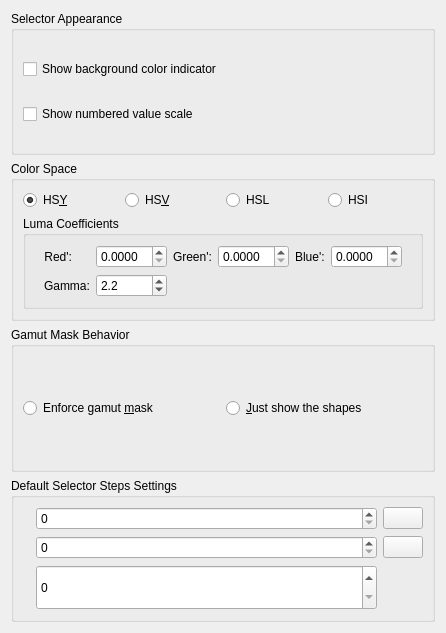
<?xml version="1.0" encoding="utf-8"?>
<ui version="4.0">
 <author>
    SPDX-FileCopyrightText: none
    SPDX-License-Identifier: GPL-3.0-or-later
  </author>
 <class>wdgARCSSettings</class>
 <widget class="QWidget" name="wdgARCSSettings">
  <property name="geometry">
   <rect>
    <x>0</x>
    <y>0</y>
    <width>446</width>
    <height>633</height>
   </rect>
  </property>
  <layout class="QVBoxLayout" name="verticalLayout">
   <item>
    <widget class="QGroupBox" name="groupBox_3">
     <property name="title">
      <string>Selector Appearance</string>
     </property>
     <layout class="QVBoxLayout" name="verticalLayout_2">
      <item>
       <widget class="QCheckBox" name="showBgColor">
        <property name="text">
         <string>Show background color indicator</string>
        </property>
       </widget>
      </item>
      <item>
       <widget class="QCheckBox" name="showValueScaleNumbers">
        <property name="text">
         <string>Show numbered value scale</string>
        </property>
       </widget>
      </item>
     </layout>
    </widget>
   </item>
   <item>
    <widget class="QGroupBox" name="groupBox_4">
     <property name="title">
      <string>Color Space</string>
     </property>
     <layout class="QVBoxLayout" name="verticalLayout_3">
      <item>
       <layout class="QHBoxLayout" name="horizontalLayout_3">
        <item>
         <widget class="QRadioButton" name="bnHsy">
          <property name="text">
           <string>HS&amp;Y</string>
          </property>
          <property name="checkable">
           <bool>true</bool>
          </property>
          <property name="checked">
           <bool>true</bool>
          </property>
         </widget>
        </item>
        <item>
         <widget class="QRadioButton" name="bnHsv">
          <property name="text">
           <string>HS&amp;V</string>
          </property>
          <property name="checkable">
           <bool>true</bool>
          </property>
         </widget>
        </item>
        <item>
         <widget class="QRadioButton" name="bnHsl">
          <property name="text">
           <string>HSL</string>
          </property>
          <property name="checkable">
           <bool>true</bool>
          </property>
         </widget>
        </item>
        <item>
         <widget class="QRadioButton" name="bnHsi">
          <property name="text">
           <string>HSI</string>
          </property>
          <property name="checkable">
           <bool>true</bool>
          </property>
         </widget>
        </item>
       </layout>
      </item>
      <item>
       <widget class="QGroupBox" name="lumaCoefficientBox">
        <property name="sizePolicy">
         <sizepolicy hsizetype="Preferred" vsizetype="Fixed">
          <horstretch>0</horstretch>
          <verstretch>0</verstretch>
         </sizepolicy>
        </property>
        <property name="title">
         <string>Luma Coefficients</string>
        </property>
        <layout class="QHBoxLayout" name="horizontalLayout_15">
         <item>
          <layout class="QGridLayout" name="gridLayout_5">
           <property name="leftMargin">
            <number>0</number>
           </property>
           <property name="rightMargin">
            <number>0</number>
           </property>
           <property name="verticalSpacing">
            <number>6</number>
           </property>
           <item column="3" row="0">
            <widget class="KisDoubleParseSpinBox" name="spLumaG">
             <property name="sizePolicy">
              <sizepolicy hsizetype="Fixed" vsizetype="Minimum">
               <horstretch>0</horstretch>
               <verstretch>0</verstretch>
              </sizepolicy>
             </property>
             <property name="minimumSize">
              <size>
               <width>50</width>
               <height>0</height>
              </size>
             </property>
             <property name="decimals">
              <number>4</number>
             </property>
            </widget>
           </item>
           <item column="2" row="0">
            <widget class="QLabel" name="greenlabel">
             <property name="sizePolicy">
              <sizepolicy hsizetype="Fixed" vsizetype="Preferred">
               <horstretch>0</horstretch>
               <verstretch>0</verstretch>
              </sizepolicy>
             </property>
             <property name="text">
              <string>Green':</string>
             </property>
            </widget>
           </item>
           <item column="4" row="0">
            <widget class="QLabel" name="bluelabel">
             <property name="sizePolicy">
              <sizepolicy hsizetype="Fixed" vsizetype="Preferred">
               <horstretch>0</horstretch>
               <verstretch>0</verstretch>
              </sizepolicy>
             </property>
             <property name="text">
              <string>Blue':</string>
             </property>
            </widget>
           </item>
           <item column="1" row="0">
            <widget class="KisDoubleParseSpinBox" name="spLumaR">
             <property name="sizePolicy">
              <sizepolicy hsizetype="Fixed" vsizetype="Minimum">
               <horstretch>0</horstretch>
               <verstretch>0</verstretch>
              </sizepolicy>
             </property>
             <property name="minimumSize">
              <size>
               <width>50</width>
               <height>0</height>
              </size>
             </property>
             <property name="decimals">
              <number>4</number>
             </property>
            </widget>
           </item>
           <item column="5" row="0">
            <widget class="KisDoubleParseSpinBox" name="spLumaB">
             <property name="sizePolicy">
              <sizepolicy hsizetype="Fixed" vsizetype="Minimum">
               <horstretch>0</horstretch>
               <verstretch>0</verstretch>
              </sizepolicy>
             </property>
             <property name="minimumSize">
              <size>
               <width>50</width>
               <height>0</height>
              </size>
             </property>
             <property name="decimals">
              <number>4</number>
             </property>
            </widget>
           </item>
           <item column="1" row="1">
            <widget class="KisDoubleParseSpinBox" name="spLumaGamma">
             <property name="toolTip">
              <string>&lt;html&gt;&lt;head/&gt;&lt;body&gt;&lt;p&gt;This sets the gamma value that the linearised HSY Luminosity is crunched with. 1 makes the selector fully linear, 2.2 is a practical default value.&lt;/p&gt;&lt;/body&gt;&lt;/html&gt;</string>
             </property>
             <property name="decimals">
              <number>1</number>
             </property>
             <property name="minimum">
              <double>-3.000000000000000</double>
             </property>
             <property name="maximum">
              <double>3.000000000000000</double>
             </property>
             <property name="singleStep">
              <double>0.100000000000000</double>
             </property>
             <property name="value">
              <double>2.200000000000000</double>
             </property>
            </widget>
           </item>
           <item column="0" row="1">
            <widget class="QLabel" name="gamma_label">
             <property name="text">
              <string>Gamma:</string>
             </property>
            </widget>
           </item>
           <item column="0" row="0">
            <widget class="QLabel" name="redlabel">
             <property name="sizePolicy">
              <sizepolicy hsizetype="Fixed" vsizetype="Preferred">
               <horstretch>0</horstretch>
               <verstretch>0</verstretch>
              </sizepolicy>
             </property>
             <property name="text">
              <string>Red':</string>
             </property>
             <property name="alignment">
              <set>Qt::AlignRight|Qt::AlignTrailing|Qt::AlignVCenter</set>
             </property>
            </widget>
           </item>
          </layout>
         </item>
        </layout>
       </widget>
      </item>
     </layout>
    </widget>
   </item>
   <item>
    <widget class="QGroupBox" name="groupBox_2">
     <property name="title">
      <string>Gamut Mask Behavior</string>
     </property>
     <layout class="QVBoxLayout" name="verticalLayout_4">
      <item>
       <layout class="QHBoxLayout" name="horizontalLayout">
        <item>
         <widget class="QRadioButton" name="enforceGamutMask">
          <property name="text">
           <string>Enforce gamut &amp;mask</string>
          </property>
         </widget>
        </item>
        <item>
         <widget class="QRadioButton" name="permissiveGamutMask">
          <property name="text">
           <string>&amp;Just show the shapes</string>
          </property>
         </widget>
        </item>
       </layout>
      </item>
     </layout>
    </widget>
   </item>
   <item>
    <widget class="QGroupBox" name="groupBox">
     <property name="title">
      <string>Default Selector Steps Settings</string>
     </property>
     <layout class="QGridLayout" name="gridLayout">
      <item column="1" row="1">
       <widget class="KisSliderSpinBox" name="defaultHueSteps" native="true">
        <property name="sizePolicy">
         <sizepolicy hsizetype="Expanding" vsizetype="Preferred">
          <horstretch>0</horstretch>
          <verstretch>0</verstretch>
         </sizepolicy>
        </property>
       </widget>
      </item>
      <item column="0" row="1">
       <widget class="QLabel" name="labelDefHueSteps">
        <property name="sizePolicy">
         <sizepolicy hsizetype="Minimum" vsizetype="Preferred">
          <horstretch>0</horstretch>
          <verstretch>0</verstretch>
         </sizepolicy>
        </property>
        <property name="toolTip">
         <string>Hue Steps</string>
        </property>
        <property name="text">
         <string/>
        </property>
       </widget>
      </item>
      <item column="0" row="2">
       <widget class="QLabel" name="labelDefSaturationSteps">
        <property name="sizePolicy">
         <sizepolicy hsizetype="Minimum" vsizetype="Preferred">
          <horstretch>0</horstretch>
          <verstretch>0</verstretch>
         </sizepolicy>
        </property>
        <property name="toolTip">
         <string>Saturation Rings</string>
        </property>
        <property name="text">
         <string/>
        </property>
       </widget>
      </item>
      <item column="2" row="1">
       <widget class="QPushButton" name="bnDefInfHueSteps">
        <property name="text">
         <string/>
        </property>
        <property name="checkable">
         <bool>true</bool>
        </property>
       </widget>
      </item>
      <item column="1" row="2">
       <widget class="KisSliderSpinBox" name="defaultSaturationSteps" native="true">
        <property name="sizePolicy">
         <sizepolicy hsizetype="Expanding" vsizetype="Preferred">
          <horstretch>0</horstretch>
          <verstretch>0</verstretch>
         </sizepolicy>
        </property>
       </widget>
      </item>
      <item column="0" row="0">
       <widget class="QLabel" name="labelDefValueScaleSteps">
        <property name="sizePolicy">
         <sizepolicy hsizetype="Minimum" vsizetype="Preferred">
          <horstretch>0</horstretch>
          <verstretch>0</verstretch>
         </sizepolicy>
        </property>
        <property name="toolTip">
         <string>Value Scale Steps</string>
        </property>
        <property name="text">
         <string/>
        </property>
       </widget>
      </item>
      <item column="1" row="0">
       <widget class="KisSliderSpinBox" name="defaultValueScaleSteps" native="true">
        <property name="sizePolicy">
         <sizepolicy hsizetype="Expanding" vsizetype="Preferred">
          <horstretch>0</horstretch>
          <verstretch>0</verstretch>
         </sizepolicy>
        </property>
       </widget>
      </item>
      <item column="2" row="0">
       <widget class="QPushButton" name="bnDefInfValueScaleSteps">
        <property name="text">
         <string/>
        </property>
        <property name="checkable">
         <bool>true</bool>
        </property>
       </widget>
      </item>
     </layout>
    </widget>
   </item>
  </layout>
 </widget>
 <customwidgets>
  <customwidget>
   <class>KisSliderSpinBox</class>
   <extends>QSpinBox</extends>
   <header location="global">kis_slider_spin_box.h</header>
   <container>1</container>
  </customwidget>
  <customwidget>
   <class>KisDoubleParseSpinBox</class>
   <extends>QDoubleSpinBox</extends>
   <header>kis_double_parse_spin_box.h</header>
  </customwidget>
 </customwidgets>
 <resources/>
 <connections/>
</ui>
